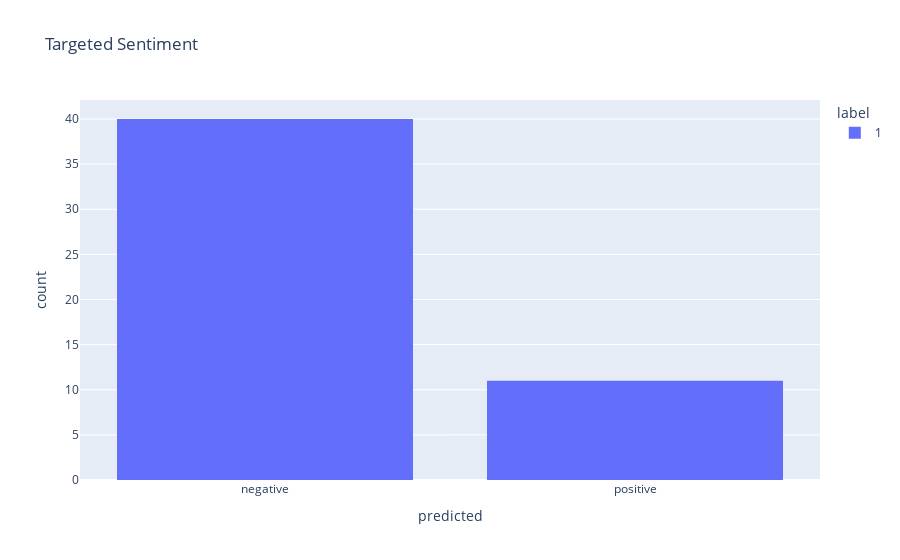

The notebook cell saved with this chart:
### Code cell
import plotly.express as px
fig = px.histogram(jb, x='predicted',title='Targeted Sentiment',color='label')
fig.show()

### Figure 1 — Plotly figure (JSON) as saved in the notebook; plotly's stock layout.template omitted (floating-point values rounded to 4 significant figures)
{"data": [{"alignmentgroup": "True", "bingroup": "x", "hovertemplate": "label=1<br>predicted=%{x}<br>count=%{y}<extra></extra>", "legendgroup": "1", "marker": {"color": "#636efa"}, "name": "1", "offsetgroup": "1", "orientation": "v", "showlegend": true, "type": "histogram", "x": ["negative", "negative", "negative", "negative", "positive", "positive", "negative", "negative", "negative", "negative", "negative", "positive", "negative", "negative", "positive", "negative", "positive", "negative", "negative", "positive", "negative", "negative", "positive", "negative", "negative", "negative", "negative", "negative", "negative", "positive", "negative", "negative", "negative", "negative", "positive", "negative", "positive", "negative", "negative", "negative", "negative", "negative", "negative", "negative", "negative", "negative", "negative", "positive", "negative", "negative", "negative"], "xaxis": "x", "yaxis": "y"}], "layout": {"barmode": "relative", "legend": {"title": {"text": "label"}, "tracegroupgap": 0}, "title": {"text": "Targeted Sentiment"}, "xaxis": {"anchor": "y", "domain": [0, 1], "title": {"text": "predicted"}}, "yaxis": {"anchor": "x", "domain": [0, 1], "title": {"text": "count"}}}}
